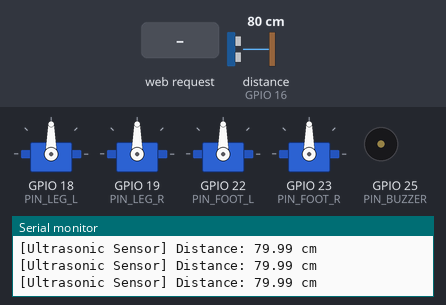
A sketch run on a simulated ESP32. On the bench: 4 × servo, buzzer (waves = sounding), the last lines printed to the serial monitor. Wiring (inferred from the names in the program): ultrasonic range finder: trigger GPIO 4; echo GPIO 16. Inputs (shaded band) come from the test bench; at power-on: distance to the obstacle (sensor on GPIO 16) 80 cm. The echo pulse lasts 58.3 µs per cm.

Above: at 2.7 s.
2.8 s: distance to the obstacle (sensor on GPIO 16) set to 16 cm
4.3 s: distance to the obstacle (sensor on GPIO 16) set to 12 cm
At 4.79 s:
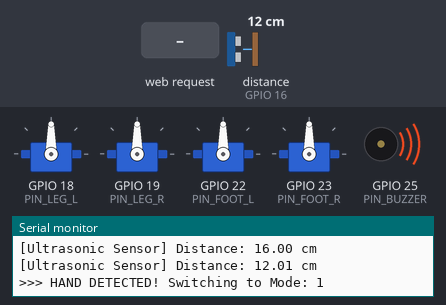
At 5.44 s:
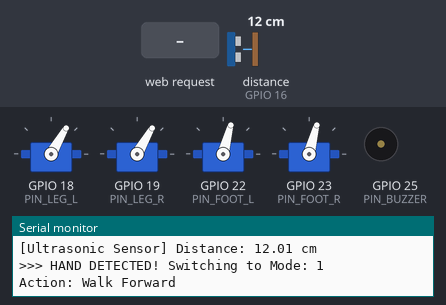
7.3 s: HTTP request GET /forward received
13.3 s: HTTP request GET /right received
At 14.29 s:
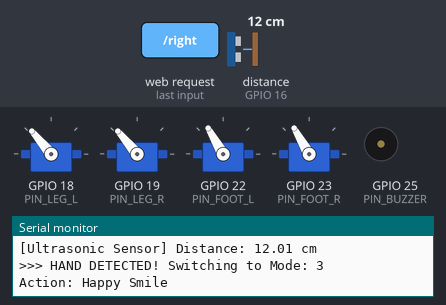
16.3 s: HTTP request GET /left received
19.3 s: distance to the obstacle (sensor on GPIO 16) set to 18 cm
At 19.62 s:
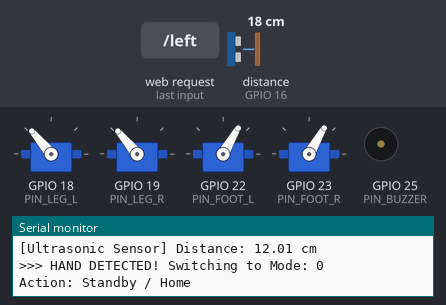
Timing chart, 0 to 23.1 s (numbered marks = the images above; inputs shaded):
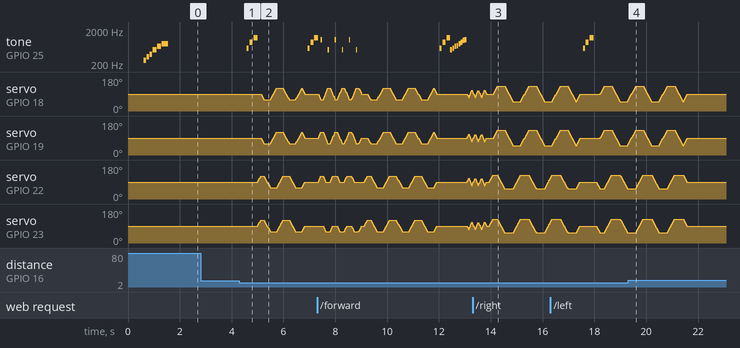

The sketch:

Otto_robot_esp32.ino
```cpp
#include <ESP32Servo.h>
#include <WiFi.h>
#include <WebServer.h>

// إعدادات الـ Wi-Fi (Access Point)
const char* ssid     = "Robot_AP";
const char* password = "123456789";

WebServer server(80);

// تعريف دبابيس السيرفوات
const int PIN_LEG_L  = 18;
const int PIN_LEG_R  = 19;
const int PIN_FOOT_L = 22;
const int PIN_FOOT_R = 23;

// تعريف دبوس البازر وقناة LEDC
const int PIN_BUZZER  = 25;
const int BUZZER_CHAN = 4;

// تعريف دبابيس حساس الألتراسونيك
const int PIN_TRIG = 4;
const int PIN_ECHO = 16;

// كائنات السيرفو
Servo servoLegL;
Servo servoLegR;
Servo servoFootL;
Servo servoFootR;

// الاحتفاظ بآخر زاوية لكل سيرفو للتنعيم
int posLegL  = 90;
int posLegR  = 90;
int posFootL = 90;
int posFootR = 90;

// متغيرات التفاعل بالحساس
unsigned long lastSensorCheck = 0;
unsigned long lastHandTriggerTime = 0;
int currentAutoMode = 0; // 0: عادي/انتظار, 1: مشي, 2: رقص, 3: ابتسامة

// =================== نغمات وموسيقى البازر ===================
void playTone(int frequency, int durationMs) {
  if (frequency <= 0) {
    delay(durationMs);
    return;
  }
  ledcWriteTone(BUZZER_CHAN, frequency);
  delay(durationMs);
  ledcWriteTone(BUZZER_CHAN, 0);
}

void playStartMelody() {
  int melody[] = {262, 330, 392, 523, 659, 784};
  int duration[] = {100, 100, 100, 150, 150, 250};
  for (int i = 0; i < 6; i++) {
    playTone(melody[i], duration[i]);
    delay(20);
  }
}

void playSwitchSound() {
  playTone(587, 80); delay(30);
  playTone(880, 120); delay(30);
  playTone(1175, 150);
}

void playPartyMelody() {
  int notes[] = {523, 587, 659, 698, 784, 880, 988, 1047};
  for (int i = 0; i < 8; i++) {
    playTone(notes[i], 70);
    delay(10);
  }
}

// =================== تحريك السيرفوات بشكل ناعم ===================
void moveServosSmooth(int targetLegL, int targetLegR, int targetFootL, int targetFootR, int stepDelay) {
  int diffLegL  = abs(targetLegL - posLegL);
  int diffLegR  = abs(targetLegR - posLegR);
  int diffFootL = abs(targetFootL - posFootL);
  int diffFootR = abs(targetFootR - posFootR);

  int maxSteps = max(diffLegL, max(diffLegR, max(diffFootL, diffFootR)));

  for (int i = 0; i <= maxSteps; i++) {
    if (posLegL != targetLegL) {
      posLegL += (targetLegL > posLegL) ? 1 : -1;
      servoLegL.write(posLegL);
    }
    if (posLegR != targetLegR) {
      posLegR += (targetLegR > posLegR) ? 1 : -1;
      servoLegR.write(posLegR);
    }
    if (posFootL != targetFootL) {
      posFootL += (targetFootL > posFootL) ? 1 : -1;
      servoFootL.write(posFootL);
    }
    if (posFootR != targetFootR) {
      posFootR += (targetFootR > posFootR) ? 1 : -1;
      servoFootR.write(posFootR);
    }
    delay(stepDelay);
  }
}

void homePosition() {
  moveServosSmooth(90, 90, 90, 90, 4);
  delay(100);
}

// =================== حركات الروبوت الذكية ===================
void walkForward(int steps, int stepDelay) {
  for (int i = 0; i < steps; i++) {
    moveServosSmooth(posLegL, posLegR, 120, 120, stepDelay);
    moveServosSmooth(60, 60, posFootL, posFootR, stepDelay);
    moveServosSmooth(posLegL, posLegR, 60, 60, stepDelay);
    moveServosSmooth(120, 120, posFootL, posFootR, stepDelay);
  }
  homePosition();
}

void walkBackward(int steps, int stepDelay) {
  for (int i = 0; i < steps; i++) {
    moveServosSmooth(posLegL, posLegR, 60, 60, stepDelay);
    moveServosSmooth(60, 60, posFootL, posFootR, stepDelay);
    moveServosSmooth(posLegL, posLegR, 120, 120, stepDelay);
    moveServosSmooth(120, 120, posFootL, posFootR, stepDelay);
  }
  homePosition();
}

void turnRight(int steps, int stepDelay) {
  for (int i = 0; i < steps; i++) {
    moveServosSmooth(posLegL, posLegR, 125, 125, stepDelay);
    moveServosSmooth(130, 130, posFootL, posFootR, stepDelay);
    moveServosSmooth(posLegL, posLegR, 55, 55, stepDelay);
    moveServosSmooth(50, 50, posFootL, posFootR, stepDelay);
  }
  homePosition();
}

void turnLeft(int steps, int stepDelay) {
  for (int i = 0; i < steps; i++) {
    moveServosSmooth(posLegL, posLegR, 55, 55, stepDelay);
    moveServosSmooth(130, 130, posFootL, posFootR, stepDelay);
    moveServosSmooth(posLegL, posLegR, 125, 125, stepDelay);
    moveServosSmooth(50, 50, posFootL, posFootR, stepDelay);
  }
  homePosition();
}

void danceTilt(int repetitions, int stepDelay) {
  for (int i = 0; i < repetitions; i++) {
    moveServosSmooth(posLegL, posLegR, 120, 120, stepDelay);
    playTone(880, 80);
    moveServosSmooth(posLegL, posLegR, 60, 60, stepDelay);
    playTone(440, 80);
  }
  homePosition();
}

void danceSlide(int repetitions, int stepDelay) {
  for (int i = 0; i < repetitions; i++) {
    moveServosSmooth(60, 120, 120, 90, stepDelay);
    playTone(1047, 50);
    delay(40);
    moveServosSmooth(120, 60, 90, 60, stepDelay);
    playTone(523, 50);
    delay(40);
  }
  homePosition();
}

void shakeOneLeg(int repetitions, int stepDelay) {
  moveServosSmooth(90, 90, 130, 130, stepDelay);
  delay(100);
  for (int i = 0; i < repetitions; i++) {
    moveServosSmooth(60, 120, posFootL, posFootR, stepDelay);
    playTone(700, 60);
    moveServosSmooth(120, 60, posFootL, posFootR, stepDelay);
    playTone(900, 60);
  }
  homePosition();
}

void happySmile() {
  playPartyMelody();
  for (int i = 0; i < 3; i++) {
    moveServosSmooth(70, 110, 110, 70, 3);
    moveServosSmooth(110, 70, 70, 110, 3);
  }
  homePosition();
}

// =================== قراءة المسافة بالألتراسونيك ===================
float getDistanceCM() {
  digitalWrite(PIN_TRIG, LOW);
  delayMicroseconds(4);
  digitalWrite(PIN_TRIG, HIGH);
  delayMicroseconds(10);
  digitalWrite(PIN_TRIG, LOW);

  // حساب طول النبضة
  long duration = pulseIn(PIN_ECHO, HIGH, 38000);
  if (duration == 0) return 999.0; // خارج النطاق أو لا توجد استجابة
  return (duration * 0.0343) / 2.0;
}

// فحص المسافة وطباعتها في السيريال للتشخيص
void checkUltrasonicHand() {
  if (millis() - lastSensorCheck > 300) { // قراءة الحساس كل 300ms
    lastSensorCheck = millis();
    float dist = getDistanceCM();

    // طباعة القراءة في الـ Serial Monitor للتحقق
    Serial.print("[Ultrasonic Sensor] Distance: ");
    if (dist >= 999.0) {
      Serial.println("No echo / Out of range (999 cm)");
    } else {
      Serial.print(dist);
      Serial.println(" cm");
    }

    // التفاعل عند وضع اليد (أقل من 15 سم) بشرط مرور ثانيتين بين كل تفاعل
    if (dist > 1.5 && dist < 15.0 && (millis() - lastHandTriggerTime > 2000)) {
      lastHandTriggerTime = millis();
      currentAutoMode = (currentAutoMode + 1) % 4; // التنقل بين الأوضاع (0 -> 1 -> 2 -> 3 -> 0)

      Serial.print(">>> HAND DETECTED! Switching to Mode: ");
      Serial.println(currentAutoMode);

      playSwitchSound();

      if (currentAutoMode == 1) {
        Serial.println("Action: Walk Forward");
        walkForward(2, 4);
      } else if (currentAutoMode == 2) {
        Serial.println("Action: Dance Slide");
        danceSlide(3, 3);
      } else if (currentAutoMode == 3) {
        Serial.println("Action: Happy Smile");
        happySmile();
      } else {
        Serial.println("Action: Standby / Home");
        homePosition();
      }
    }
  }
}

// =================== واجهة الموقع HTML ===================
const char HTML_PAGE[] PROGMEM = R"rawliteral(
<!DOCTYPE html>
<html lang="ar" dir="rtl">
<head>
  <meta charset="UTF-8">
  <meta name="viewport" content="width=device-width, initial-scale=1.0">
  <title>التحكم بالروبوت الذكي</title>
  <style>
    body { font-family: Arial, sans-serif; background-color: #1a1a2e; color: #ffffff; text-align: center; margin: 0; padding: 20px; }
    h1 { color: #00fff5; margin-bottom: 20px; }
    .grid { display: grid; grid-template-columns: repeat(3, 1fr); gap: 10px; max-width: 420px; margin: auto; }
    .btn { background: #16213e; color: #00fff5; border: 2px solid #00fff5; padding: 14px 4px; font-size: 15px; border-radius: 12px; cursor: pointer; transition: 0.2s; font-weight: bold; }
    .btn:active { background: #00fff5; color: #16213e; transform: scale(0.95); }
    .btn-stop { border-color: #ff4757; color: #ff4757; grid-column: span 3; margin-top: 10px; font-size: 18px; }
    .btn-stop:active { background: #ff4757; color: #fff; }
    .empty { visibility: hidden; }
  </style>
</head>
<body>
  <h1>🤖 لوحة التحكم بالروبوت</h1>

  <div class="grid">
    <div class="empty"></div>
    <button class="btn" onclick="sendCmd('/forward')">⬆️ للأمام</button>
    <div class="empty"></div>

    <button class="btn" onclick="sendCmd('/left')">↩️ دوران يسار</button>
    <button class="btn" onclick="sendCmd('/backward')">⬇️ للخلف</button>
    <button class="btn" onclick="sendCmd('/right')">↪️ دوران يمين</button>

    <button class="btn" onclick="sendCmd('/dance')">💃 رقصة جانبية</button>
    <button class="btn" onclick="sendCmd('/slide')">🕺 رقصة السلايد</button>
    <button class="btn" onclick="sendCmd('/shake')">🦩 رجل واحدة</button>
    <button class="btn" onclick="sendCmd('/smile')">😊 ابتسامة</button>

    <button class="btn btn-stop" onclick="sendCmd('/home')">🛑 وضع مستمر / ثبات</button>
  </div>

  <script>
    function sendCmd(path) {
      fetch(path).catch(err => console.log(err));
    }
  </script>
</body>
</html>
)rawliteral";

// =================== مسارات السيرفر ===================
void handleRoot() {
  server.send(200, "text/html", HTML_PAGE);
}

void setupServerRoutes() {
  server.on("/", handleRoot);

  server.on("/forward", []() {
    server.send(200, "text/plain", "Forward");
    walkForward(3, 4);
  });

  server.on("/backward", []() {
    server.send(200, "text/plain", "Backward");
    walkBackward(3, 4);
  });

  server.on("/right", []() {
    server.send(200, "text/plain", "Turn Right");
    turnRight(3, 4);
  });

  server.on("/left", []() {
    server.send(200, "text/plain", "Turn Left");
    turnLeft(3, 4);
  });

  server.on("/dance", []() {
    server.send(200, "text/plain", "Dance Tilt");
    danceTilt(4, 3);
  });

  server.on("/slide", []() {
    server.send(200, "text/plain", "Dance Slide");
    danceSlide(4, 3);
  });

  server.on("/shake", []() {
    server.send(200, "text/plain", "Shake");
    shakeOneLeg(4, 3);
  });

  server.on("/smile", []() {
    server.send(200, "text/plain", "Smile");
    happySmile();
  });

  server.on("/home", []() {
    server.send(200, "text/plain", "Home");
    homePosition();
  });

  server.begin();
}

// =================== SETUP & LOOP ===================
void setup() {
  Serial.begin(115200);
  delay(500);
  Serial.println("\n=== OTTO ROBOT INITIALIZING ===");

  // إعداد دبابيس الألتراسونيك
  pinMode(PIN_TRIG, OUTPUT);
  pinMode(PIN_ECHO, INPUT);

  ESP32PWM::allocateTimer(0);
  ESP32PWM::allocateTimer(1);
  ESP32PWM::allocateTimer(2);
  ESP32PWM::allocateTimer(3);

  ledcSetup(BUZZER_CHAN, 2000, 8);
  ledcAttachPin(PIN_BUZZER, BUZZER_CHAN);

  servoLegL.setPeriodHertz(50);
  servoLegR.setPeriodHertz(50);
  servoFootL.setPeriodHertz(50);
  servoFootR.setPeriodHertz(50);

  servoLegL.attach(PIN_LEG_L, 500, 2400);
  servoLegR.attach(PIN_LEG_R, 500, 2400);
  servoFootL.attach(PIN_FOOT_L, 500, 2400);
  servoFootR.attach(PIN_FOOT_R, 500, 2400);

  homePosition();

  WiFi.softAP(ssid, password);
  Serial.print("Access Point Started. IP: ");
  Serial.println(WiFi.softAPIP());

  setupServerRoutes();
  playStartMelody();
}

void loop() {
  server.handleClient();
  checkUltrasonicHand(); // فحص الحساس باستمرار وطباعة القيم
}
```

Measured:
- the behaviour switches between 15 and 14 cm on distance to the obstacle (sensor on GPIO 16) (found by bisection; images 0 and 1)
- after the input at 13.3 s, tone on GPIO 25 (PIN_BUZZER): stops changing and stays silent
- after the input at 19.3 s, tone on GPIO 25 (PIN_BUZZER): stops changing and stays silent; servo on GPIO 22 (PIN_FOOT_L), servo on GPIO 23 (PIN_FOOT_R): goes on until 21.6 s, then stays 90°
